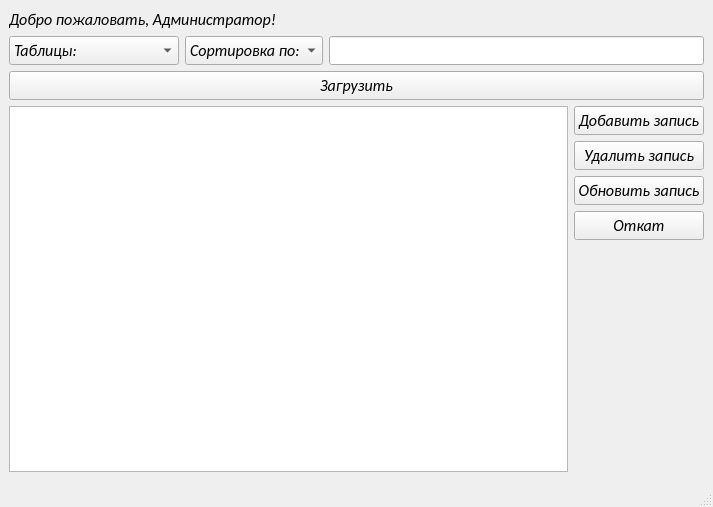
<?xml version="1.0" encoding="UTF-8"?>
<ui version="4.0">
 <class>AdminWindow</class>
 <widget class="QMainWindow" name="AdminWindow">
  <property name="geometry">
   <rect>
    <x>0</x>
    <y>0</y>
    <width>713</width>
    <height>507</height>
   </rect>
  </property>
  <property name="font">
   <font>
    <family>Calibri</family>
    <pointsize>12</pointsize>
    <italic>true</italic>
   </font>
  </property>
  <property name="windowTitle">
   <string>Банкинг</string>
  </property>
  <property name="windowIcon">
   <iconset resource="resource.qrc">
    <normaloff>:/logo.ico</normaloff>:/logo.ico</iconset>
  </property>
  <widget class="QWidget" name="centralwidget">
   <layout class="QGridLayout" name="gridLayout">
    <item row="5" column="0" colspan="3">
     <layout class="QHBoxLayout" name="horizontalLayout">
      <item>
       <widget class="QTableView" name="tableView">
        <property name="sortingEnabled">
         <bool>true</bool>
        </property>
       </widget>
      </item>
      <item>
       <layout class="QVBoxLayout" name="verticalLayout">
        <item>
         <widget class="QPushButton" name="addButton">
          <property name="text">
           <string>Добавить запись</string>
          </property>
         </widget>
        </item>
        <item>
         <widget class="QPushButton" name="deleteButton">
          <property name="text">
           <string>Удалить запись</string>
          </property>
         </widget>
        </item>
        <item>
         <widget class="QPushButton" name="updateButton">
          <property name="text">
           <string>Обновить запись</string>
          </property>
         </widget>
        </item>
        <item>
         <widget class="QPushButton" name="revertButton">
          <property name="text">
           <string>Откат</string>
          </property>
         </widget>
        </item>
        <item>
         <spacer name="verticalSpacer">
          <property name="orientation">
           <enum>Qt::Vertical</enum>
          </property>
          <property name="sizeHint" stdset="0">
           <size>
            <width>20</width>
            <height>40</height>
           </size>
          </property>
         </spacer>
        </item>
       </layout>
      </item>
     </layout>
    </item>
    <item row="2" column="2">
     <widget class="QLineEdit" name="sortingEdit"/>
    </item>
    <item row="2" column="0">
     <widget class="QComboBox" name="comboBox">
      <item>
       <property name="text">
        <string>Таблицы:</string>
       </property>
      </item>
      <item>
       <property name="text">
        <string>Пользователи</string>
       </property>
      </item>
      <item>
       <property name="text">
        <string>Истории платежей</string>
       </property>
      </item>
      <item>
       <property name="text">
        <string>Курс валют</string>
       </property>
      </item>
      <item>
       <property name="text">
        <string>Организации</string>
       </property>
      </item>
     </widget>
    </item>
    <item row="0" column="0" colspan="2">
     <widget class="QLabel" name="label">
      <property name="text">
       <string>Добро пожаловать, Администратор!</string>
      </property>
     </widget>
    </item>
    <item row="2" column="1">
     <widget class="QComboBox" name="sortingBox">
      <item>
       <property name="text">
        <string>Сортировка по:</string>
       </property>
      </item>
      <item>
       <property name="text">
        <string>id</string>
       </property>
      </item>
      <item>
       <property name="text">
        <string>Имени</string>
       </property>
      </item>
      <item>
       <property name="text">
        <string>Номеру счета</string>
       </property>
      </item>
      <item>
       <property name="text">
        <string>Типу операции</string>
       </property>
      </item>
     </widget>
    </item>
    <item row="3" column="0" colspan="3">
     <widget class="QPushButton" name="enterButton">
      <property name="text">
       <string>Загрузить</string>
      </property>
     </widget>
    </item>
   </layout>
  </widget>
  <widget class="QMenuBar" name="menubar">
   <property name="geometry">
    <rect>
     <x>0</x>
     <y>0</y>
     <width>713</width>
     <height>21</height>
    </rect>
   </property>
  </widget>
  <widget class="QStatusBar" name="statusbar"/>
 </widget>
 <resources>
  <include location="resource.qrc"/>
 </resources>
 <connections/>
</ui>
